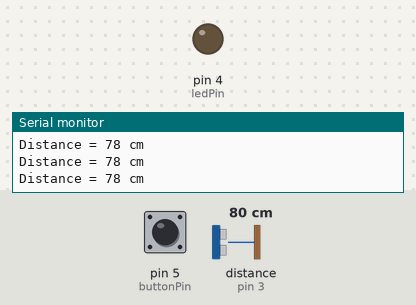
Simulated run of this sketch. Board: Arduino Uno, built with avr-gcc and run on an emulated ATmega328P. Shown: output pins drawn as LEDs (lit = HIGH), the last lines printed to the serial monitor. Wiring (inferred from the names in the program): ultrasonic range finder: trigger pin 2; echo pin 3. Inputs (shaded band) come from the test bench; at power-on: distance to the obstacle (sensor on pin 3) 80 cm, pin 5 (buttonPin) LOW. The echo pulse lasts 58.3 µs per cm; pins used as bus, display or sensor lines are not drawn.

Above: at 1.2 s.
1.3 s: distance to the obstacle (sensor on pin 3) set to 22 cm
4.3 s: distance to the obstacle (sensor on pin 3) set to 18 cm
At 5.6 s:
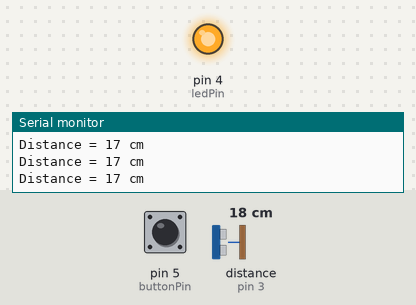
5.9 s: distance to the obstacle (sensor on pin 3) set to 250 cm
At 7.0 s:
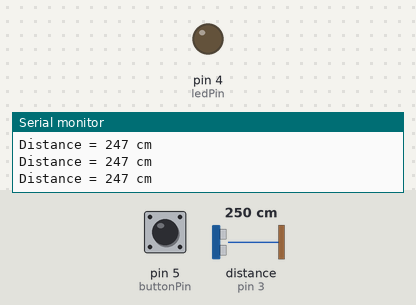
7.4 s: distance to the obstacle (sensor on pin 3) set to 2 cm
At 7.7 s:
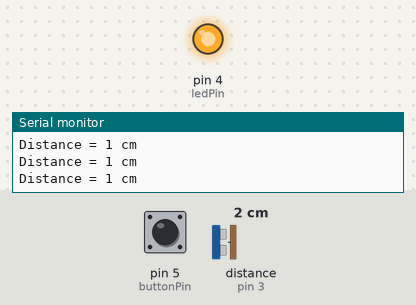
Timing chart, 0 to 9.9 s (numbered marks = the images above; inputs shaded):
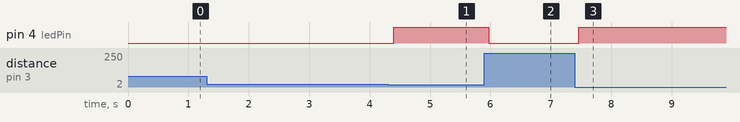

The sketch:

Ultrasonic_sensor___LED-button.ino
```cpp
// Define Trig and Echo pin:
#define trigPin 2
#define echoPin 3
#define ledPin 4
#define buttonPin 5

// Define variables:
long duration;
int distance;
int buttonState;

void setup() {
  // Define inputs and outputs:
  pinMode(trigPin, OUTPUT);
  pinMode(echoPin, INPUT);
  pinMode(ledPin, OUTPUT);
  pinMode(buttonPin, INPUT);
  //buttonState = 1;
  //Begin Serial communication at a baudrate of 9600:
  Serial.begin(9600);
}

void loop() {
  // Clear the trigPin by setting it LOW:
  digitalWrite(trigPin, LOW);
  delayMicroseconds(5);

  // Trigger the sensor by setting the trigPin high for 10 microseconds:
  digitalWrite(trigPin, HIGH);
  delayMicroseconds(10);
  digitalWrite(trigPin, LOW);

  // Read the echoPin, pulseIn() returns the duration (length of the pulse) in microseconds:
  duration = pulseIn(echoPin, HIGH);

  buttonState = digitalRead(buttonPin);


  // Calculate the distance:
  distance = duration * 0.034 / 2;

  // Print the distance on the Serial Monitor (Ctrl+Shift+M):
  Serial.print("Distance = ");
  Serial.print(distance);
  Serial.println(" cm");
  delay(50);

  //if (buttonState == 1){

  if (distance < 20){
    digitalWrite(ledPin, HIGH);
    }

   if (distance > 20 ){

    digitalWrite(ledPin, LOW);

    }


}
```

Measured:
- the behaviour switches between 21 and 20 cm on distance to the obstacle (sensor on pin 3) (found by bisection; images 0 and 1)
- after the input at 4.3 s, pin 4 (ledPin): LOW → HIGH after 0.10 s
- after the input at 5.9 s, pin 4 (ledPin): HIGH → LOW after 0.07 s
- after the input at 7.4 s, pin 4 (ledPin): LOW → HIGH after 0.06 s
